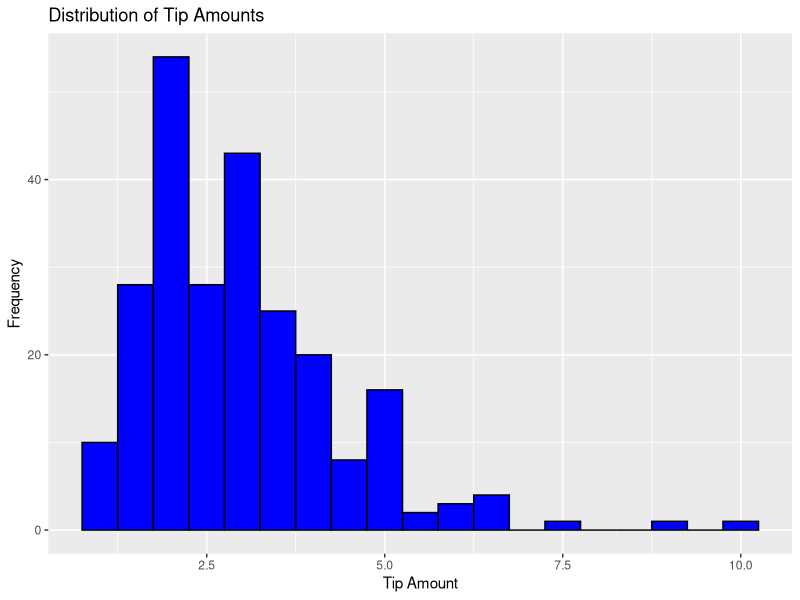
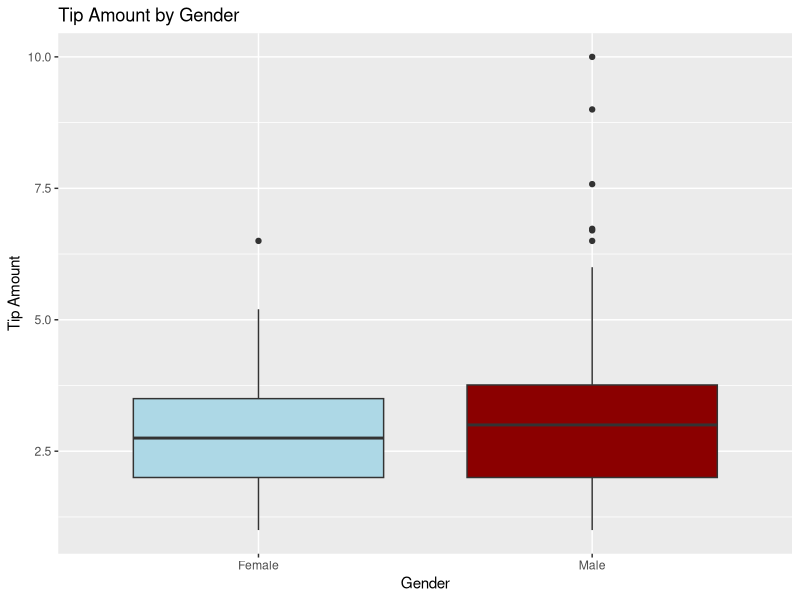
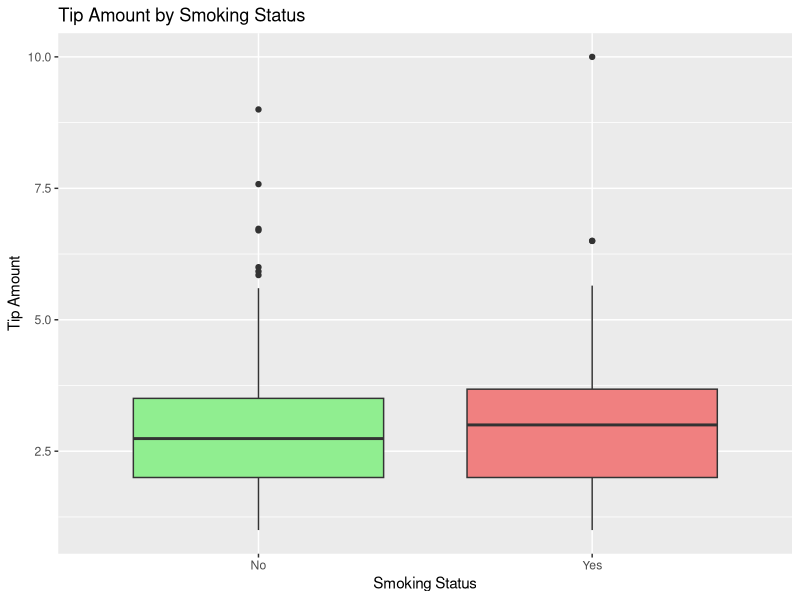
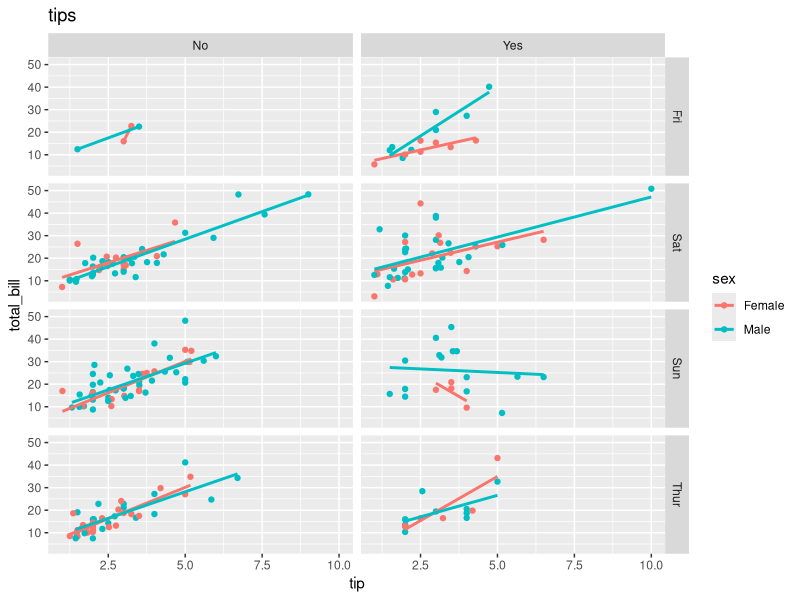

Here is the R script that generated these plots, in order: (Note: this script raises an error after producing the figures.)
#24-0805 mon 21:41

#
# 필요한 패키지 설치 및 로드
#install.packages("ggplot2")
library(ggplot2)
#install.packages('reshape2')
library(reshape2)

reshape2::smiths
french_fries |> head()

#
reshape2::tips |> head()
tips |> 
  str()

# 데이터셋 구조
#미국의 한 식당에서 수집된 팁 데이터
  # total_bill: 식사 금액 (달러)
  # tip: 팁 금액 (달러)
  # sex: 고객의 성별 (Male/Female)
  # smoker: 흡연 여부 (Yes/No)
  # day: 요일 (Thur, Fri, Sat, Sun)
  # time: 식사 시간 (Lunch/Dinner)
  # size: 식사 인원


# 팁 금액의 분포를 히스토그램으로 시각화 ----
ggplot(tips, aes(x = tip)) +
  geom_histogram(binwidth = 0.5, fill = "blue", color = "black") +
  ggtitle("Distribution of Tip Amounts") +
  xlab("Tip Amount") +
  ylab("Frequency")

# 성별에 따른 팁 금액의 차이를 상자그림으로 시각화
ggplot(tips, aes(x = sex, y = tip)) +
  geom_boxplot(fill = c("lightblue", "darkred")) +
  ggtitle("Tip Amount by Gender") +
  xlab("Gender") +
  ylab("Tip Amount")

# 흡연 여부에 따른 팁 금액의 차이를 상자그림으로 시각화
ggplot(tips, aes(x = smoker, y = tip)) +
  geom_boxplot(fill = c("lightgreen", "lightcoral")) +
  ggtitle("Tip Amount by Smoking Status") +
  xlab("Smoking Status") +
  ylab("Tip Amount")

# ----
tips |> names()
tips$total_bill |> mean()
tips$tip |> mean()

# ----
tips |> head()
ggplot(data = tips, 
         aes(x = tip, 
             y = total_bill, 
             color = sex)) +
    geom_point() +
    facet_grid(day~smoker) +
    geom_smooth(se = F, method = 'lm') +
    ggtitle(label = 'tips') 

    # geom_vline(xintercept = mean(tips$tip),
    #            alpha = .5, linetype = 2) +
    # geom_hline(yintercept = mean(tips$total_bill), 
    #            alpha = .5, linetype = 2)

    mean(filter(tips, smoker %in% c("Yes")) |> with(tip))
    
# 
tips |> head()
ggplot(data = tips, 
       aes(x= tip, fill = sex)) +
  geom_density(alpha = .5)
  facet_grid(day~smoker) +
  geom_smooth(se = F, method = 'lm') +
  ggtitle(label = 'tips')  
    
# ggridges 패키지 설치 및 로드
#install.packages("ggridges")
library(ggridges)

# 릿지 플롯 시각화
ggplot(tips, aes(x = tip, y = day, fill = day)) +
  geom_density_ridges(alpha = .5) +
  ggtitle("Ridge Plot of Tip by Day") +
  xlab("Tip") +
  ylab("Day")
  
# ----
tips |> head()
tips |> glimpse()    
ggplot(tips, aes(x = tip)) +
  geom_histogram(binwidth = 0.5, fill = "blue", color = "black") +
  ggtitle("Histogram of Tip Amounts") +
  xlab("Tip Amount") +
  ylab("Frequency")

# 성별 팁의 총합 계산
tip_by_sex <- tips %>%
  group_by(sex) %>%
  summarise(total_tip = sum(tip))

# 파이 차트 시각화
ggplot(tip_by_sex, aes(x = "", y = total_tip, fill = sex)) +
  geom_bar(stat = "identity", width = 1) +
  coord_polar(theta = "y") +
  ggtitle("Pie Chart of Total Tips by Gender") +
  theme_void() # 축과 배경 제거

# 테이블 사이즈별 평균 팁 계산
avg_tip_by_size <- tips %>%
  group_by(size) %>%
  summarise(mean_tip = mean(tip))

# 선 그래프 시각화
ggplot(avg_tip_by_size, aes(x = size, y = mean_tip)) +
  geom_line() +
  geom_point() +
  ggtitle("Average Tip by Table Size") +
  xlab("Table Size") +
  ylab("Average Tip")

ggplot(tips, aes(x = tip, fill = sex)) +
  geom_density(alpha = 0.5) +
  ggtitle("Density Plot of Tip Amounts by Gender") +
  xlab("Tip Amount") +
  ylab("Density")

    
# 요일별 성별 팁의 총합 계산
tip_by_day_sex <- tips %>%
  group_by(day, sex) %>%
  summarise(total_tip = sum(tip))

# 누적 막대 그래프 시각화
ggplot(tip_by_day_sex, aes(x = day, y = total_tip, fill = sex)) +
  geom_bar(stat = "identity") +
  ggtitle("Total Tips by Day and Gender") +
  xlab("Day") +
  ylab("Total Tip")

# 요일별 팁의 총합 계산
tip_by_day <- tips %>%
  group_by(day) %>%
  summarise(total_tip = sum(tip))

# 누적 영역 그래프 시각화
ggplot(tip_by_day, aes(x = day, y = total_tip, group = 1, fill = day)) +
  geom_area() +
  ggtitle("Total Tips by Day") +
  xlab("Day") +
  ylab("Total Tip")

# 요일별 성별 평균 팁 계산
avg_tip_by_day_sex <- tips %>%
  group_by(day, sex) %>%
  summarise(mean_tip = mean(tip))

# 점 그래프 시각화
ggplot(avg_tip_by_day_sex, aes(x = day, y = mean_tip, color = sex)) +
  geom_point(size = 3) +
  ggtitle("Average Tip by Day and Gender") +
  xlab("Day") +
  ylab("Average Tip")

# 요일 및 시간대별 평균 팁 계산
avg_tip_by_day_time <- tips %>%
  group_by(day, time) %>%
  summarise(mean_tip = mean(tip))

# 히트맵 시각화
ggplot(avg_tip_by_day_time, aes(x = day, y = time, fill = mean_tip)) +
  geom_tile() +
  ggtitle("Heatmap of Average Tip by Day and Time") +
  xlab("Day") +
  ylab("Time") +
  scale_fill_gradient(low = "white", high = "red")


    
    
    
    
    
    
    
    
    
    
    
    
    
    
    
    
    
    
    
    
    
    
    
    